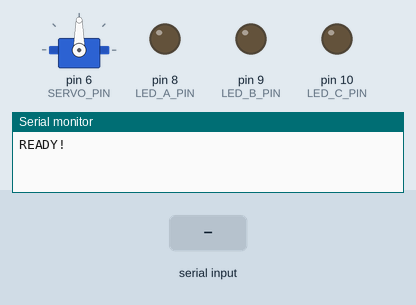
Bench run of a sketch on a simulated Arduino Uno, built with avr-gcc and run on an emulated ATmega328P. On the bench: servo, output pins drawn as LEDs (lit = HIGH), the last lines printed to the serial monitor. The inputs (shaded band) are chosen by the test bench.

Above: at 1.2 s.
1.3 s: "A\n" received over the second serial link
At 2.0 s:
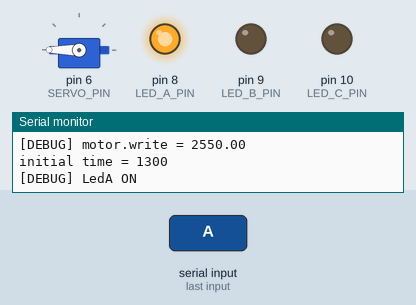
2.8 s: "B\n" received over the second serial link
At 3.1 s:
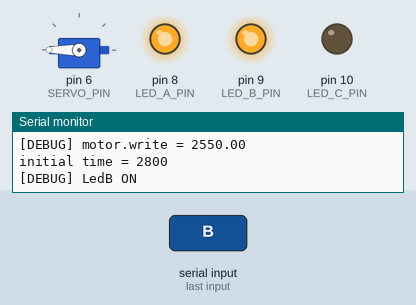
4.3 s: "C\n" received over the second serial link
At 5.5 s:
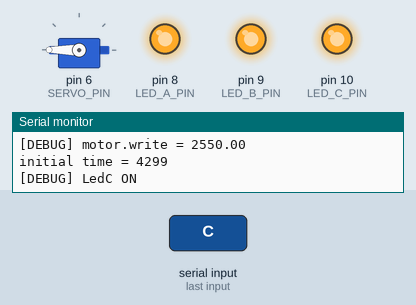
5.8 s: "d\n" received over the second serial link
At 6.5 s:
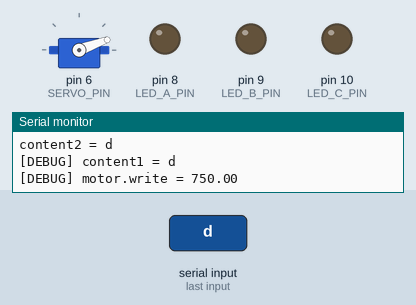
7.3 s: "B\n" received over the second serial link
At 7.7 s:
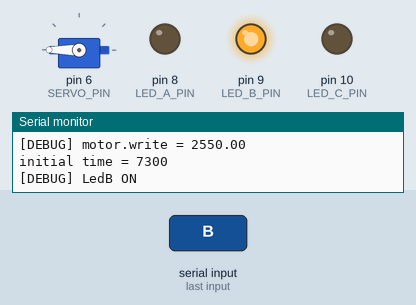
8.8 s: "C\n" received over the second serial link
At 10.1 s:
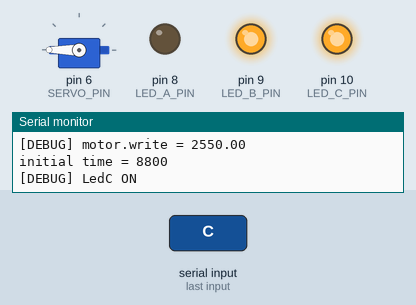
Timing chart, 0 to 11.3 s (numbered marks = the images above; inputs shaded):
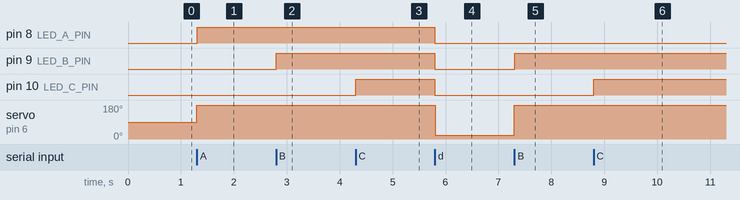

Measured:
- after the input at 1.3 s, pin 8 (LED_A_PIN): LOW → HIGH at once; servo on pin 6 (SERVO_PIN): 90° → 180° at once
- after the input at 2.8 s, pin 9 (LED_B_PIN): LOW → HIGH at once
- after the input at 4.3 s, pin 10 (LED_C_PIN): LOW → HIGH at once
- after the input at 5.8 s, pin 8 (LED_A_PIN), pin 9 (LED_B_PIN), pin 10 (LED_C_PIN): HIGH → LOW at once; servo on pin 6 (SERVO_PIN): 180° → 20° at once
- after the input at 7.3 s, pin 9 (LED_B_PIN): LOW → HIGH at once; servo on pin 6 (SERVO_PIN): 20° → 180° at once
- after the input at 8.8 s, pin 10 (LED_C_PIN): LOW → HIGH at once

The sketch:

controller.ino
```cpp
#include "MsgServiceBT.h"
#include "SoftwareSerial.h"
#include "Led.h"
#include "ServoMotor.h"
#include <TimerOne.h>


#define LED_A_PIN 8
#define LED_B_PIN 9
#define LED_C_PIN 10
#define SERVO_PIN 6
#define TXD 3 //BT
#define RXD 2 //BT


static unsigned long int delta_time = 60000; //se dichiarate con define errore nell'if riga ~104
static unsigned long int tick_timer = 30000;

Led* ledA;
Led* ledB;
Led* ledC;
ServoMotor* motor;
MsgServiceBT msgService(TXD, RXD);
unsigned long initialTime = 0;
bool state = 0;
int extendCount = 0;


void machineStep(String content) {
  //Stato "deposito in corso"
  /*
    se si è ricevuta una lettera allora si passa allo stato "attivo", viene
    aperto il portellone (Servo) e inizia il conto alla rovescia per la chiusura
  */

  if (content == "A" || content == "B" || content == "C") {
    state = 1;
    initialTime = millis();
    motor->setPosition(180);
    Serial.println("initial time = " + (String)initialTime);

  }

  /*
    Accendo il led corrispondente
  */

  if (content == "A") {
    Serial.println("[DEBUG] LedA ON");
    ledA->switchOn();
  } else if (content == "B") {
    Serial.println("[DEBUG] LedB ON");
    ledB->switchOn();
  } else if (content == "C") {
    Serial.println("[DEBUG] LedC ON");
    ledC->switchOn();
  } else if (content == "E") {
    extendCount++;
    Serial.println("millis() - initialTime = " + (String)(millis() - initialTime));
    Serial.print("DELTA_TIME + TICK_TIMER * extendCount = ");
    Serial.println((delta_time + (tick_timer * extendCount)) / 1000);
    Serial.println("extendCount: " + (String)(extendCount));

  }


  //Stato "chiuso" -- sequenza di chiusura
  if (content == "d") {
    ledA->switchOff();
    ledB->switchOff();
    ledC->switchOff();
    motor->setPosition(0);
    state = 0;
    extendCount = 0;

  }
}


void setup() {
  Timer1.initialize(1000000); //1000000 usec = 1 sec
  msgService.init();
  Serial.begin(115200);

  Serial.println("READY!");

  ledA = new Led(LED_A_PIN);
  ledB = new Led(LED_B_PIN);
  ledC = new Led(LED_C_PIN);
  motor = new ServoMotor(SERVO_PIN);
  motor->on();
  state = 0;
}

void loop() {
  if (msgService.isMsgAvailable()) {
    Msg* msg = msgService.receiveMsg();
    const String content = msg->getContent();
    Serial.println("[DEBUG] content1 = " + content);
    machineStep(content);
  } else {
    unsigned long int value = delta_time + tick_timer * extendCount;
    if (  millis() - initialTime  > value && state == 1) {
      Serial.println("millis() - initialTime = " + (String)(millis() - initialTime));
      Serial.println("DELTA_TIME + TICK_TIMER * extendCount = " + (String)(delta_time + (tick_timer * extendCount)));
      machineStep("d");
    }
  }
}
```

Led.cpp
```cpp
#include "Led.h"
#include "Arduino.h"

Led::Led(int pin){
  this->pin = pin;
  pinMode(pin,OUTPUT);
}

void Led::switchOn(){
  digitalWrite(pin,HIGH);
}

void Led::switchOff(){
  digitalWrite(pin,LOW);
};
```

Led.h
```cpp
#ifndef __LED__
#define __LED__

class Led{
public:
  Led(int pin);
  void switchOn();
  void switchOff();
private:
  int pin;
};

#endif
```

MsgServiceBT.cpp
```cpp
#include "Arduino.h"
#include "MsgServiceBT.h"


MsgServiceBT::MsgServiceBT(int rxPin, int txPin){
  channel = new SoftwareSerial(rxPin, txPin);
}

void MsgServiceBT::init(){
  content.reserve(256);
  channel->begin(9600);
}


bool MsgServiceBT::isMsgAvailable(){
  return channel->available();
}

Msg* MsgServiceBT::receiveMsg(){
  while (channel->available()) {

    char ch = (char) channel->read();
        Serial.print("ch = ");

    Serial.println(ch);
    if (ch == '\n'){
      Serial.println("content2 = " + content);
      Msg* msg = new Msg(content);
      content = "";
      return msg;
    } else {
      content += ch;
    }
  }
  return NULL;
}
```

MsgServiceBT.h
```cpp
#ifndef __MSGSERVICEBT__
#define __MSGSERVICEBT__

#include "Arduino.h"
#include "SoftwareSerial.h"

class Msg {
  String content;

public:
  Msg(const String& content){
    this->content = content;
  }

  String getContent(){
    return content;
  }
};

class MsgServiceBT {

public:
  MsgServiceBT(int rxPin, int txPin);
  void init();
  bool isMsgAvailable();
  Msg* receiveMsg();

private:
  String content;
  SoftwareSerial* channel;

};

#endif
```

ServoMotor.cpp
```cpp
#include "ServoMotor.h"
#include "Arduino.h"

ServoMotor::ServoMotor(int pin){
  this ->pin = pin;
}

void ServoMotor::on(){
  motor.attach(pin);
}

void ServoMotor::setPosition(int angle){
  float coeff = (2344.0-544.0)/180;
  motor.write((int)(750 + angle*coeff));
  Serial.println("[DEBUG] motor.write = " + (String)(750 + angle*coeff));

}

void ServoMotor::off(){
  motor.detach();
}
```

ServoMotor.h
```cpp
#ifndef __SERVOMOTOR__
#define __SERVOMOTOR__

#include "Arduino.h"
#include "ServoTimer2.h"

class ServoMotor {

public:
  ServoMotor(int pin);

  void on();
  void setPosition(int angle);
  void off();

private:
  int pin;
  ServoTimer2 motor;
};

#endif
```
